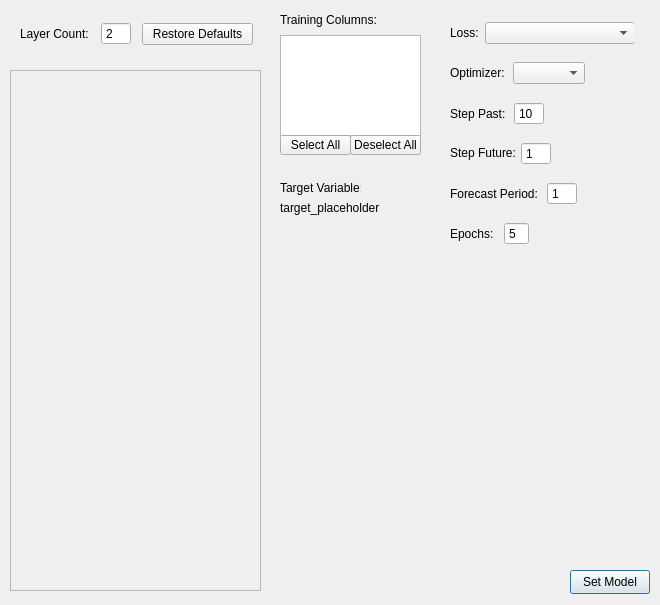
<?xml version="1.0" encoding="UTF-8"?>
<ui version="4.0">
 <class>CreateModel</class>
 <widget class="QDialog" name="CreateModel">
  <property name="windowModality">
   <enum>Qt::ApplicationModal</enum>
  </property>
  <property name="geometry">
   <rect>
    <x>0</x>
    <y>0</y>
    <width>660</width>
    <height>605</height>
   </rect>
  </property>
  <property name="sizePolicy">
   <sizepolicy hsizetype="Fixed" vsizetype="Fixed">
    <horstretch>0</horstretch>
    <verstretch>0</verstretch>
   </sizepolicy>
  </property>
  <property name="minimumSize">
   <size>
    <width>660</width>
    <height>605</height>
   </size>
  </property>
  <property name="maximumSize">
   <size>
    <width>660</width>
    <height>605</height>
   </size>
  </property>
  <property name="windowTitle">
   <string>Create Model</string>
  </property>
  <widget class="QPushButton" name="setmodel_button">
   <property name="geometry">
    <rect>
     <x>570</x>
     <y>570</y>
     <width>80</width>
     <height>24</height>
    </rect>
   </property>
   <property name="text">
    <string>Set Model</string>
   </property>
  </widget>
  <widget class="QWidget" name="layoutWidget">
   <property name="geometry">
    <rect>
     <x>20</x>
     <y>20</y>
     <width>111</width>
     <height>27</height>
    </rect>
   </property>
   <layout class="QHBoxLayout" name="horizontalLayout">
    <item>
     <widget class="QLabel" name="layercount_label">
      <property name="sizePolicy">
       <sizepolicy hsizetype="Fixed" vsizetype="Preferred">
        <horstretch>0</horstretch>
        <verstretch>0</verstretch>
       </sizepolicy>
      </property>
      <property name="maximumSize">
       <size>
        <width>80</width>
        <height>16777215</height>
       </size>
      </property>
      <property name="text">
       <string>Layer Count: </string>
      </property>
     </widget>
    </item>
    <item>
     <widget class="QSpinBox" name="layercount_spinBox">
      <property name="maximumSize">
       <size>
        <width>30</width>
        <height>16777215</height>
       </size>
      </property>
      <property name="buttonSymbols">
       <enum>QAbstractSpinBox::NoButtons</enum>
      </property>
      <property name="minimum">
       <number>2</number>
      </property>
      <property name="maximum">
       <number>25</number>
      </property>
     </widget>
    </item>
   </layout>
  </widget>
  <widget class="QWidget" name="widget" native="true">
   <property name="geometry">
    <rect>
     <x>270</x>
     <y>260</y>
     <width>380</width>
     <height>300</height>
    </rect>
   </property>
  </widget>
  <widget class="QScrollArea" name="layerCustomizationArea">
   <property name="geometry">
    <rect>
     <x>10</x>
     <y>70</y>
     <width>251</width>
     <height>521</height>
    </rect>
   </property>
   <property name="widgetResizable">
    <bool>true</bool>
   </property>
   <widget class="QWidget" name="layerCustomizationWidget">
    <property name="geometry">
     <rect>
      <x>0</x>
      <y>0</y>
      <width>249</width>
      <height>519</height>
     </rect>
    </property>
   </widget>
  </widget>
  <widget class="QPushButton" name="restore_button">
   <property name="geometry">
    <rect>
     <x>142</x>
     <y>23</y>
     <width>111</width>
     <height>22</height>
    </rect>
   </property>
   <property name="text">
    <string>Restore Defaults</string>
   </property>
  </widget>
  <widget class="QLabel" name="target_label">
   <property name="geometry">
    <rect>
     <x>280</x>
     <y>180</y>
     <width>81</width>
     <height>16</height>
    </rect>
   </property>
   <property name="text">
    <string>Target Variable:</string>
   </property>
  </widget>
  <widget class="QLabel" name="trainingcols_label">
   <property name="geometry">
    <rect>
     <x>280</x>
     <y>12</y>
     <width>101</width>
     <height>16</height>
    </rect>
   </property>
   <property name="text">
    <string>Training Columns:</string>
   </property>
  </widget>
  <widget class="QWidget" name="layoutWidget">
   <property name="geometry">
    <rect>
     <x>450</x>
     <y>140</y>
     <width>101</width>
     <height>27</height>
    </rect>
   </property>
   <layout class="QHBoxLayout" name="horizontalLayout_2">
    <property name="spacing">
     <number>3</number>
    </property>
    <item>
     <widget class="QLabel" name="stepfuture_label">
      <property name="sizePolicy">
       <sizepolicy hsizetype="Fixed" vsizetype="Fixed">
        <horstretch>0</horstretch>
        <verstretch>0</verstretch>
       </sizepolicy>
      </property>
      <property name="maximumSize">
       <size>
        <width>100</width>
        <height>16777215</height>
       </size>
      </property>
      <property name="text">
       <string>Step Future:</string>
      </property>
     </widget>
    </item>
    <item>
     <widget class="QSpinBox" name="stepfuture_spinbox">
      <property name="maximumSize">
       <size>
        <width>30</width>
        <height>16777215</height>
       </size>
      </property>
      <property name="buttonSymbols">
       <enum>QAbstractSpinBox::NoButtons</enum>
      </property>
      <property name="minimum">
       <number>1</number>
      </property>
      <property name="maximum">
       <number>100</number>
      </property>
     </widget>
    </item>
   </layout>
  </widget>
  <widget class="QWidget" name="layoutWidget">
   <property name="geometry">
    <rect>
     <x>450</x>
     <y>100</y>
     <width>94</width>
     <height>27</height>
    </rect>
   </property>
   <layout class="QHBoxLayout" name="horizontalLayout_3">
    <item>
     <widget class="QLabel" name="steppast_label">
      <property name="text">
       <string>Step Past:  </string>
      </property>
     </widget>
    </item>
    <item>
     <widget class="QSpinBox" name="steppast_spinbox">
      <property name="maximumSize">
       <size>
        <width>30</width>
        <height>16777215</height>
       </size>
      </property>
      <property name="buttonSymbols">
       <enum>QAbstractSpinBox::NoButtons</enum>
      </property>
      <property name="minimum">
       <number>1</number>
      </property>
      <property name="maximum">
       <number>200</number>
      </property>
      <property name="value">
       <number>10</number>
      </property>
     </widget>
    </item>
   </layout>
  </widget>
  <widget class="QWidget" name="layoutWidget">
   <property name="geometry">
    <rect>
     <x>450</x>
     <y>180</y>
     <width>127</width>
     <height>27</height>
    </rect>
   </property>
   <layout class="QHBoxLayout" name="horizontalLayout_4">
    <item>
     <widget class="QLabel" name="forecastperiod_label">
      <property name="text">
       <string>Forecast Period:  </string>
      </property>
     </widget>
    </item>
    <item>
     <widget class="QSpinBox" name="forecastperiod_spinbox">
      <property name="maximumSize">
       <size>
        <width>30</width>
        <height>16777215</height>
       </size>
      </property>
      <property name="buttonSymbols">
       <enum>QAbstractSpinBox::NoButtons</enum>
      </property>
      <property name="minimum">
       <number>1</number>
      </property>
      <property name="maximum">
       <number>100</number>
      </property>
     </widget>
    </item>
   </layout>
  </widget>
  <widget class="QWidget" name="layoutWidget">
   <property name="geometry">
    <rect>
     <x>450</x>
     <y>60</y>
     <width>135</width>
     <height>26</height>
    </rect>
   </property>
   <layout class="QHBoxLayout" name="horizontalLayout_5">
    <item>
     <widget class="QLabel" name="optimizer_label">
      <property name="text">
       <string>Optimizer:</string>
      </property>
     </widget>
    </item>
    <item>
     <widget class="QComboBox" name="optimizer_combobox"/>
    </item>
   </layout>
  </widget>
  <widget class="QWidget" name="layoutWidget">
   <property name="geometry">
    <rect>
     <x>450</x>
     <y>20</y>
     <width>184</width>
     <height>26</height>
    </rect>
   </property>
   <layout class="QHBoxLayout" name="horizontalLayout_6">
    <item>
     <widget class="QLabel" name="loss_label">
      <property name="text">
       <string>Loss:</string>
      </property>
     </widget>
    </item>
    <item>
     <widget class="QComboBox" name="loss_combobox">
      <property name="enabled">
       <bool>true</bool>
      </property>
      <property name="sizePolicy">
       <sizepolicy hsizetype="Minimum" vsizetype="Fixed">
        <horstretch>0</horstretch>
        <verstretch>0</verstretch>
       </sizepolicy>
      </property>
      <property name="minimumSize">
       <size>
        <width>150</width>
        <height>0</height>
       </size>
      </property>
      <property name="maximumSize">
       <size>
        <width>100</width>
        <height>16777215</height>
       </size>
      </property>
     </widget>
    </item>
   </layout>
  </widget>
  <widget class="QWidget" name="layoutWidget">
   <property name="geometry">
    <rect>
     <x>450</x>
     <y>220</y>
     <width>79</width>
     <height>27</height>
    </rect>
   </property>
   <layout class="QHBoxLayout" name="horizontalLayout_7">
    <item>
     <widget class="QLabel" name="epochs_label">
      <property name="text">
       <string>Epochs:  </string>
      </property>
     </widget>
    </item>
    <item>
     <widget class="QSpinBox" name="epochs_spinbox">
      <property name="maximumSize">
       <size>
        <width>30</width>
        <height>16777215</height>
       </size>
      </property>
      <property name="buttonSymbols">
       <enum>QAbstractSpinBox::NoButtons</enum>
      </property>
      <property name="minimum">
       <number>1</number>
      </property>
      <property name="maximum">
       <number>30</number>
      </property>
      <property name="value">
       <number>5</number>
      </property>
     </widget>
    </item>
   </layout>
  </widget>
  <widget class="QListWidget" name="trainingcols_listwidget">
   <property name="geometry">
    <rect>
     <x>280</x>
     <y>35</y>
     <width>141</width>
     <height>101</height>
    </rect>
   </property>
  </widget>
  <widget class="QPushButton" name="selectalltcols_button">
   <property name="geometry">
    <rect>
     <x>280</x>
     <y>135</y>
     <width>71</width>
     <height>20</height>
    </rect>
   </property>
   <property name="text">
    <string>Select All</string>
   </property>
  </widget>
  <widget class="QPushButton" name="deselectalltcols_button">
   <property name="geometry">
    <rect>
     <x>350</x>
     <y>135</y>
     <width>71</width>
     <height>20</height>
    </rect>
   </property>
   <property name="text">
    <string>Deselect All</string>
   </property>
  </widget>
  <widget class="QLabel" name="target_placeholder_label">
   <property name="geometry">
    <rect>
     <x>280</x>
     <y>200</y>
     <width>111</width>
     <height>16</height>
    </rect>
   </property>
   <property name="text">
    <string>target_placeholder</string>
   </property>
  </widget>
 </widget>
 <resources/>
 <connections/>
</ui>
